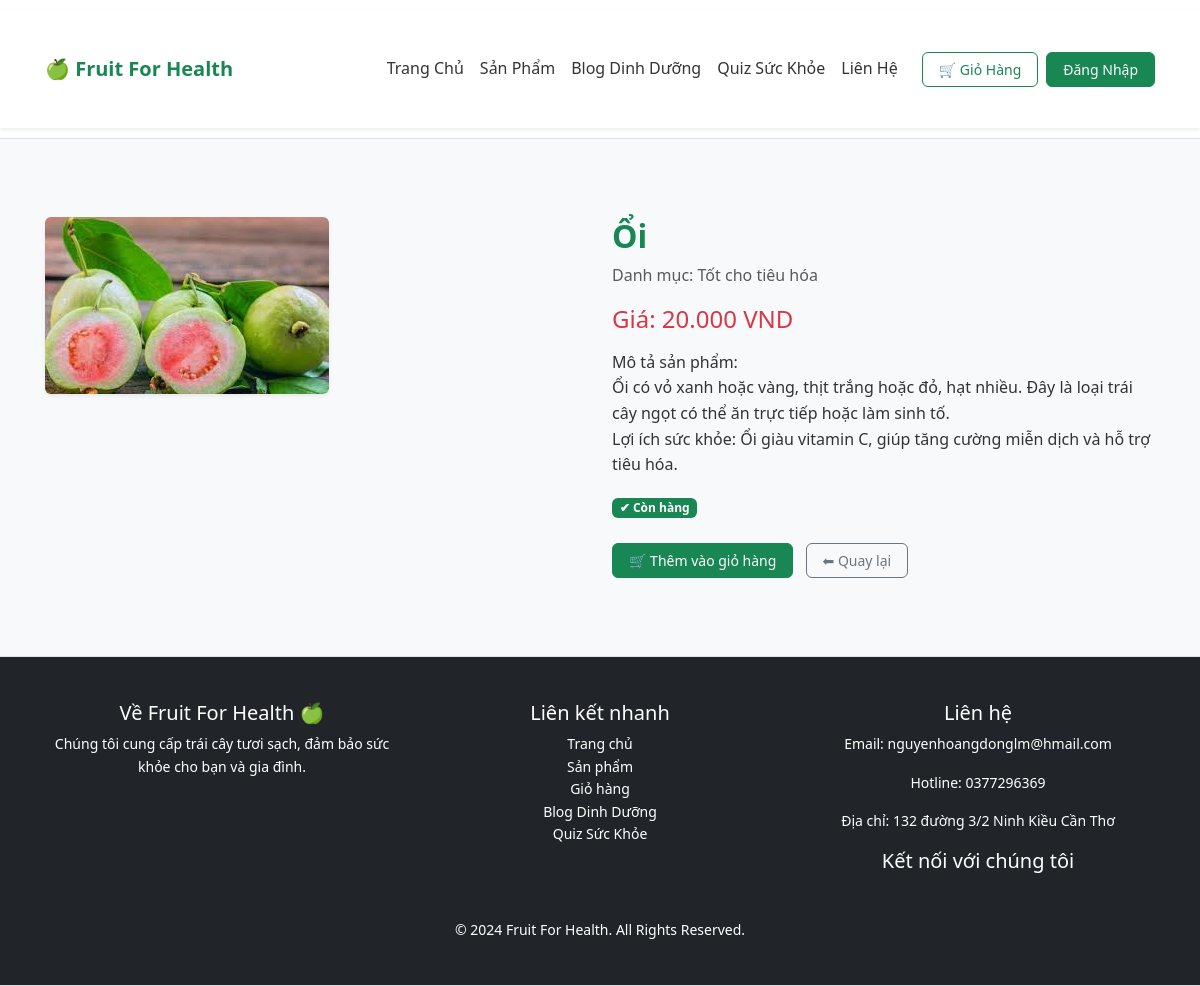
Page /product_detail.php?id=143176 on the committed database.
### tables this page shows
CREATE TABLE `products` (
  `product_id` int(6) NOT NULL,
  `name` varchar(255) NOT NULL,
  `selling_price` int(11) DEFAULT NULL,
  `description` text DEFAULT NULL,
  `category` varchar(100) NOT NULL DEFAULT 'Chung',
  `image_url` varchar(255) DEFAULT NULL,
  `created_at` timestamp NOT NULL DEFAULT current_timestamp(),
  `visibility` enum('public','private') DEFAULT 'public',
  `stock_quantity` float DEFAULT 0,
  `unit` varchar(10) NOT NULL DEFAULT 'kg',
  `status` enum('selling','not_selling') DEFAULT 'not_selling'
);

### product_detail.php (the view, shortened to what this page needs)
<?php
require_once __DIR__ . '/database/db_connect.php';
$product_id = (int)$_GET['id'];
$stmt = $conn->prepare("SELECT * FROM products WHERE product_id = ?");
$stmt->bind_param("i", $product_id);
$stmt->execute();
$result = $stmt->get_result();
$product = $result->fetch_assoc();
?>
<!DOCTYPE html>
<html lang="vi">
<head>
    <link rel="stylesheet" href="https://cdn.jsdelivr.net/npm/bootstrap@5.3.0/dist/css/bootstrap.min.css">
    <link rel="stylesheet" href="assets/css/style.css">
</head>
<body>
<?php include 'includes/header.php'; ?>
<div class="container my-5 product-detail">
    <div class="row">
        <div class="col-md-6">
            <img src="<?php echo !empty($product['image_url']) ? $product['image_url'] : 'uploads/default.jpg'; ?>" alt="<?php echo htmlspecialchars($product['name']); ?>" class="img-fluid rounded shadow-sm">
        </div>
        <div class="col-md-6">
            <h2 class="text-success fw-bold"><?php echo htmlspecialchars($product['name']); ?></h2>
            <p class="text-muted">Danh mục: <?php echo htmlspecialchars($product['category']); ?></p>
            <h4 class="text-danger">Giá: <?php echo number_format($product['selling_price'], 0, ',', '.'); ?> VND</h4>
            <p class="mt-3">Mô tả sản phẩm: <br> <?php echo nl2br(htmlspecialchars($product['description'])); ?></p>
            <div class="mt-3">
                <?php if ($product['stock_quantity'] > 0): ?>
                    <span class="badge bg-success">✔ Còn hàng</span>
                <?php else: ?>
                    <span class="badge bg-danger">✖ Hết hàng</span>
                <?php endif; ?>
            </div>
            <div class="mt-4">
                <form action="cart.php" method="POST">
                    <button type="submit" class="btn btn-success" <?php if ($product['stock_quantity'] <= 0) echo 'disabled'; ?>>
                        🛒 Thêm vào giỏ hàng
                    </button>
                    <a href="products.php" class="btn btn-outline-secondary ms-2">⬅ Quay lại</a>
                </form>
            </div>
        </div>
    </div>
</div>
<?php include 'includes/footer.php'; ?>
</body>
</html>

### assets/css/style.css (style rules this page uses)
body { font-family: 'Segoe UI', Tahoma, Geneva, Verdana, sans-serif; background-color: #f7f9fb; color: #333; line-height: 1.6; }
a { color: #198754; text-decoration: none; }
.container, .container-fluid { padding: 30px 15px; }
.btn { padding: 6px 16px; font-size: 14px; border-radius: 6px; }
.btn-success { background-color: #198754; border-color: #198754; }

### rows in the picture
products: image_url (picture), name "Ổi", category "Tốt cho tiêu hóa", selling_price "20.000", description "Ổi có vỏ xanh hoặc vàng, thịt trắng hoặc đỏ, hạt nhiều. Đây là loại trái cây ngọt có thể ăn trực tiếp hoặc làm sinh tố. Lợi ích sức khỏe: Ổi giàu vitamin C, giúp tăng cường miễn dịch và hỗ trợ tiêu hóa."
